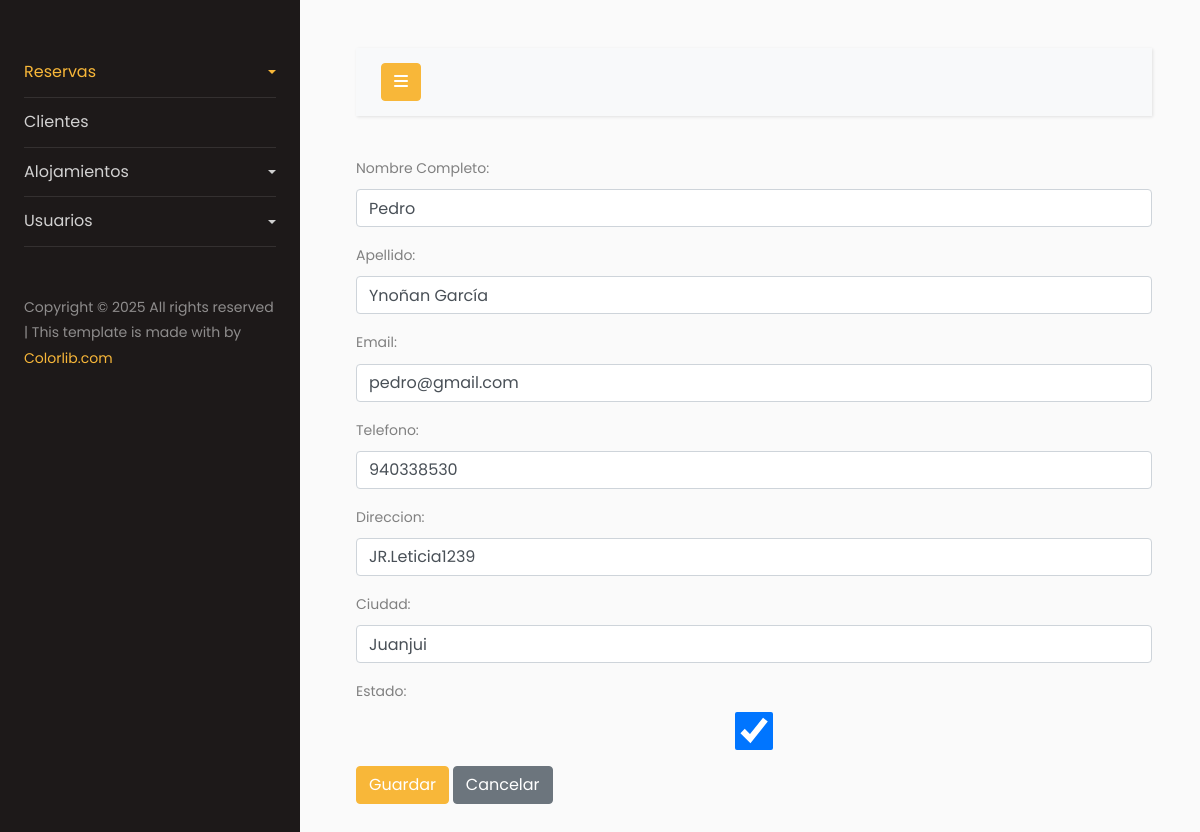
/clientes/edit-cliente/2 (signed in), run on the app's committed database.
### clientes/models.py (models this page shows, shortened)
class ModelsClientes(models.Model):
    name_customer = models.CharField(max_length=100, verbose_name='Nombre Completo')
    last_name_customer = models.CharField(max_length=100, verbose_name='Apellido')
    email_customer = models.EmailField(max_length=100, unique=True, verbose_name='Email')
    phone_customer = models.CharField(max_length=100, verbose_name='Telefono')
    address_customer = models.CharField(max_length=100, verbose_name='Direccion')
    city_customer = models.CharField(max_length=100, verbose_name='Ciudad')
    active_customer = models.BooleanField(verbose_name='Estado', default=True)
    date_create_customer = models.DateTimeField(auto_now_add=True, verbose_name='Fecha de creacion')
    class Meta:
        verbose_name = 'Cliente'
        verbose_name_plural = 'Clientes'
        db_table = 'clientes'

### clientes/views.py (the view)
# urls.py: path('edit-cliente/<int:pk>', UpdateClientes.as_view(), name='editar-cliente'),
class UpdateClientes(LoginRequiredMixin, UpdateView):
    model = ModelsClientes
    form_class = ClientesForm
    template_name = 'index-clientes-form.html'
    success_url = reverse_lazy('clientes:index-clientes')

### clientes/forms.py
class ClientesForm(ModelForm):
    class Meta:
        model = ModelsClientes
        fields = '__all__'
    def __init__(self, *args, **kwargs):
        super().__init__(*args, **kwargs)
        for field_name, field in self.fields.items():
            field.widget.attrs['class'] = 'form-control'

### clientes/templates/index-clientes-form.html (shortened to what this page needs)
{% extends 'index-intranet.html' %}
{% block content %}
<form action="" method="post">
    {{ form.as_p }}
    <button class="btn btn-primary" type="submit">Guardar</button>
    <a href="{% url 'clientes:index-clientes' %}" class="btn btn-secondary">Cancelar</a>
</form>
{% endblock %}

### data on the page
ModelsClientes: name_customer "Pedro", last_name_customer "Ynoñan García", email_customer "pedro@gmail.com", phone_customer "940338530", address_customer "JR.Leticia1239", city_customer "Juanjui", active_customer "☑"
